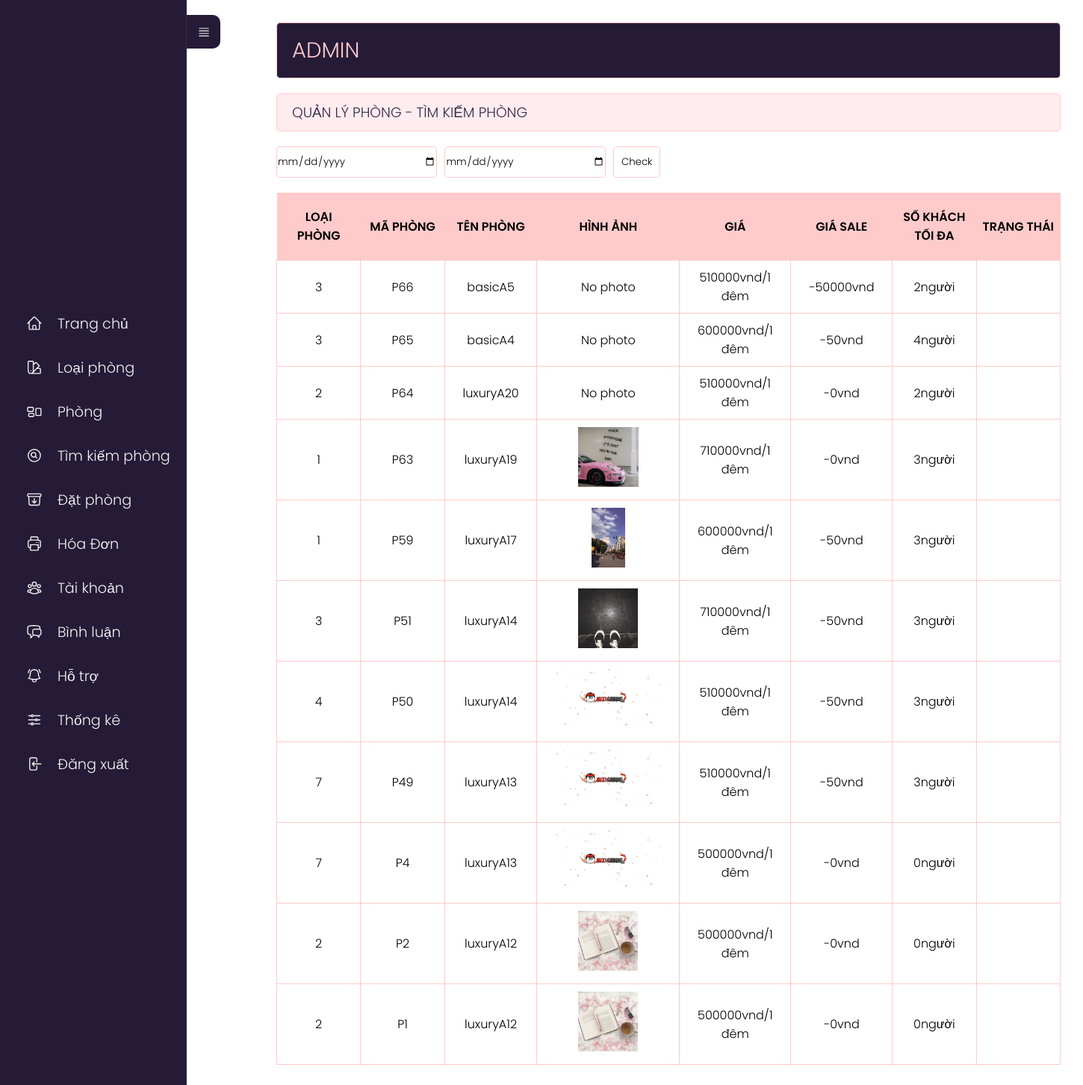
The page /admin/index.php?act=searchp (signed in) on the database its author committed.
### tables this page shows
CREATE TABLE `phong` (
  `id_phong` int(11) NOT NULL,
  `name_phong` varchar(255) NOT NULL,
  `price` double(10,2) NOT NULL,
  `price_sale` double(10,2) NOT NULL,
  `sokhach` int(2) NOT NULL,
  `img` varchar(255) NOT NULL,
  `mota` text NOT NULL,
  `trangthai` varchar(255) NOT NULL,
  `id_loaiphong` int(11) NOT NULL
);

### model/pdo.php (called while the page is built, shortened)
<?php
function pdo_get_connection(){
    $dburl = "mysql:host=localhost;dbname=duan1;charset=utf8";
    $user = 'root';
    $password = '';
    $conn = new PDO($dburl, $user, $password);
    $conn->setAttribute(PDO::ATTR_ERRMODE, PDO::ERRMODE_EXCEPTION);
    return $conn;
}
function pdo_query($sql){
    $sql_args = array_slice(func_get_args(), 1);
    try{
        $conn = pdo_get_connection();
        $stmt = $conn->prepare($sql);
        $stmt->execute($sql_args);
        $rows = $stmt->fetchAll();
        return $rows;
    }
    catch(PDOException $e){
        throw $e;
    }
    finally{
        unset($conn);
    }
}

### model/phong.php (called while the page is built, shortened)
<?php
    function loadall_phong($kyw="",$idlp=0){
        $sql="SELECT * FROM phong where 1";
        $sql.=" order by id_phong desc";
        $listp=pdo_query($sql);
        return $listp;
    }
?>

### admin/timkiemphong/list.php (the view, shortened to what this page needs)
<div class="row">
    <div class="row mb headeradmin" style="width:1050px;">
        <h1 style="padding: 15px 0;">ADMIN </h1>
    </div>
    <div class="row formtittle" style="width:1050px;">
        <h3>QUẢN LÝ PHÒNG - TÌM KIẾM PHÒNG</h3>
    </div>
    <div class="row formcontent">
        <form action="index.php?act=searchp" method="post">
            <div class="timkiemphong" style="margin-bottom:20px;display:flex;">
            <input type="date" name="ngayden" placeholder="Check phòng" style="width:50%;border-radius:5px;border: 1px solid #FFCACA;">
            <input type="date" name="ngaytra" placeholder="Check phòng" style="width:50%;margin-left:10px;border-radius:5px;border: 1px solid #FFCACA;">
            <input type="submit" name="check" value="Check" style="padding:10px;margin-left:10px;border: 1px solid #FFCACA;">
        </div>
            <div class="row mb10 formdshanghoa" style="width:1050px;">
                <table>
                    <tr>
                        <th>LOẠI PHÒNG</th>
                        <th>MÃ PHÒNG</th>
                        <th>TÊN PHÒNG</th>
                        <th>HÌNH ẢNH</th>
                        <th>GIÁ</th>
                        <th>GIÁ SALE</th>
                        <th>SỐ KHÁCH TỐI ĐA</th>
                        <th>TRẠNG THÁI</th>
                    </tr>
                    <?php
                    foreach ($listp as $phong) {
                        extract($phong);
                        $img = "../upload/" . $img;
                        if (is_file($img)) {
                            $img = "<img src='" . $img . "' height='80px'>";
                        } else {
                            $img = "No photo";
                        }
                        echo '<tr>
                                        <td>' . $id_loaiphong . '</td>
                                        <td>P' . $id_phong . '</td>
                                        <td>' . $name_phong . '</td>
                                        <td>' . $img . '</td>
                                        <td>' . $price . 'vnd/1 đêm</td>
                                        <td>-' . $price_sale . 'vnd</td>
                                        <td>' . $sokhach . 'người</td>
                                        <td>'. $tinhtrang.'</td>
                                    </tr>';
                    }
                    ?>
                </table>
            </div>
        </form>
    </div>
</div>
</div>

### view/css/styleadmin.css (style rules this page uses)
* { padding: 0; margin: 0; box-sizing: border-box; font-family: 'Poppins', sans-serif; font-weight: 300; }
body { position: relative; width: 100%; min-height: 150vh; }
.row { float: left; width: 70%; }
.mb { margin-bottom: 20px; }
.mb10 { margin-bottom: 10px; }
.formtk input[type="submit"], .formcontent input[type="submit"], .formcontent input[type="reset"], .formcontent input[type="button"] { border-radius: 5px; padding: 5px 10px; background-color: #ffffff; border: 1px solid #FFCACA; }
.headeradmin { background-color: #251B37; border: 1px solid #FFCACA; color: #FFCACA; border-radius: 5px; padding: 0px 20px; width: 70%; }
.headeradmin h1 { font-size: 2vw; }
.formtittle { background-color: #FFECEF; border: 1px solid #FFCACA; color: #372948; border-radius: 5px; padding: 10px 20px; }
.formcontent { padding: 20px 0; }
table tr th { font-weight: 600; }
.formdshanghoa table { width: 100%; border-collapse: collapse; }
.formdshanghoa table th:nth-child(1) { width: 10%; padding: 20px; background-color: #FFCACA; }
.formdshanghoa table th:nth-child(2) { width: 10%; background-color: #FFCACA; }
.formdshanghoa table th:nth-child(3) { width: 10%; background-color: #FFCACA; }
.formdshanghoa table th:nth-child(4) { width: 10%; background-color: #FFCACA; }
.formdshanghoa table th:nth-child(5) { width: 10%; background-color: #FFCACA; }
.formdshanghoa table th:nth-child(6) { width: 10%; background-color: #FFCACA; }
.formdshanghoa table th:nth-child(7) { width: 30%; background-color: #FFCACA; }
.formdshanghoa table th:nth-child(8) { width: 10%; background-color: #FFCACA; }
.formdshanghoa table td { border: 1px solid #FFCACA; padding: 10px 20px; text-align: center; }
.formdshanghoa table th:nth-child(7) { width: 10%; background-color: #FFCACA; }

### rows shown on the page
phong: id_loaiphong "3", id_phong "66", name_phong "basicA5", img "No photo", price "510000", price_sale "50000", sokhach "2"
phong: id_loaiphong "3", id_phong "65", name_phong "basicA4", img "No photo", price "600000", price_sale "50", sokhach "4"
phong: id_loaiphong "2", id_phong "64", name_phong "luxuryA20", img "No photo", price "510000", price_sale "0", sokhach "2"
phong: id_loaiphong "1", id_phong "63", name_phong "luxuryA19", shows a picture, price "710000", price_sale "0", sokhach "3"
phong: id_loaiphong "1", id_phong "59", name_phong "luxuryA17", shows a picture, price "600000", price_sale "50", sokhach "3"
phong: id_loaiphong "3", id_phong "51", name_phong "luxuryA14", shows a picture, price "710000", price_sale "50", sokhach "3"
phong: id_loaiphong "4", id_phong "50", name_phong "luxuryA14", price "510000", price_sale "50", sokhach "3"
phong: id_loaiphong "7", id_phong "49", name_phong "luxuryA13", price "510000", price_sale "50", sokhach "3"
phong: id_loaiphong "7", id_phong "4", name_phong "luxuryA13", price "500000", price_sale "0", sokhach "0"
phong: id_loaiphong "2", id_phong "2", name_phong "luxuryA12", price "500000", price_sale "0", sokhach "0"
phong: id_loaiphong "2", id_phong "1", name_phong "luxuryA12", price "500000", price_sale "0", sokhach "0"
